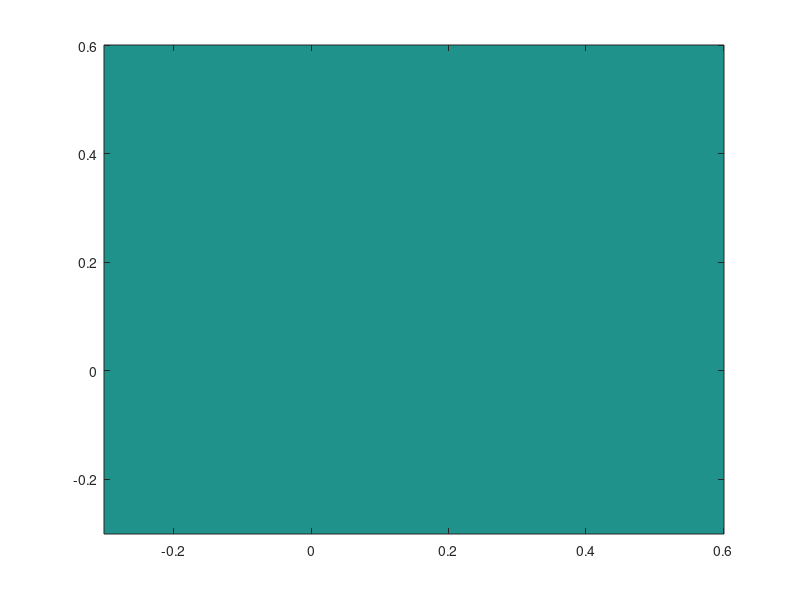

MATLAB code to generate this figure: (Note: this script raises an error after producing the figure.)
clear all;
%{
    Here we implement the FDTD method in 2D
    for the TM problem. 
        We compute the field in an EXTENDED SPACE
    and plot it both in the desired region and in the extended region
        We run the program for a specific time interval such
    that no reflections occur from the P.E.C. boundaries
%}
e0 = 8.85418781 * 10^(-12);
m0 = 4 * pi * 10^(-7);
c = 1/sqrt(e0*m0);

f = 10^(10);
lambda = c/f;
Xmax = 10 * lambda; % Xmax = Ymax

dx = lambda / 10;   % dx = dy
% By CFL we obtain for free space
dtmax = dx/(c * sqrt(2));
p = 1; % percentage of allowable time step
dt = p * dtmax;

% The following is used in case we want to observe what happens
% when the CFL stability condition is violated

% dt = 1.2 * dx/(c);

%{
    Xmax = 10lambda = 100 dx = Ymax
    The surviving field coordinates are (Ez, Hx, Hy)
    - Ez(x,y) x belongs to [0 dx, 100 dx] and y belongs to [0 dx, 100 dx]
    - Hx(x,y) x belongs to [0 dx, 100 dx] and y belongs to [0.5 dx, 99.5 dx]
    - Hy(x,y) x belongs to [0.5 dx, 99.5 dx] and y belongs to [0 dx, 100 dx]
 
%}
N = round(Xmax/2/dx);
if mod(Xmax, 2*dx) ~= 0
    fprintf('N = Xmax/(2*dx) MUST be an integer\n')
    return
end 

% field coordinates initialization

% We denote r_A the entity A for the extended computational space 
ext_f = 2; % extension factor  

Ez = zeros(2*N+1, 2*N+1); r_Ez = zeros((2+2*ext_f)*N+1,(2+2*ext_f)*N+1); 
Hx = zeros(2*N+1, 2*N);   r_Hx = zeros((2+2*ext_f)*N+1, (2+2*ext_f)*N);
Hy = zeros(2*N, 2*N+1);   r_Hy = zeros((2+2*ext_f)*N, (2+2*ext_f)*N+1);

% Material description
e(1:2*N+1, 1:2*N+1) = e0; r_e(1:(2+2*ext_f)*N+1, 1:(2+2*ext_f)*N+1) = e0;
sigma = zeros(2*N+1, 2*N+1); r_sigma = zeros((2+2*ext_f)*N+1, (2+2*ext_f)*N+1);
m = m0;

% Scatterer
x0 = Xmax/2 + 3*lambda; % x coordinate of the center of the cylinder
y0 = Xmax/2;    % y coordinate of the center of the cylinder
R = lambda;     % the radius of the cylinder
sig = 1.2;  % sigma: the conductivity
er = 3.4;   % the relative dielectric constant

for i = 1:length(e)
    for j = 1:length(e)
        if ( ( (i-1)*dx - x0 )^2 + ( (j-1)*dx - y0 )^2 ) <= R^2
            sigma(i,j) = sig;
            e(i,j) = e(i,j) * er;
        end 
    end
end
for i = 1:length(r_e)
    for j = 1:length(r_e)
        if (i > ext_f*N) && (i < (2+ext_f)*N + 1) && (j > ext_f * N) && (j < (2+ext_f)*N+1)
            if ( ( (i- ext_f * N - 1)*dx - x0 )^2 + ( (j - ext_f * N - 1)*dx - y0 )^2 ) <= R^2
                r_sigma(i,j) = sig;
                r_e(i,j) = r_e(i,j) * er;
            end
        end 
    end
end
r_sp_axis = (-ext_f*N:(2+ext_f)*N)*dx;  % extended space axis
% surf(r_sp_axis, r_sp_axis, r_sigma'); % plot to check if everything is ok

%{
    PEC boundary conditions    
%}
T = 1/f;
sp_axis = dx*(0:2*N);   % space axis

n1 = round(3*T/dt);  % corresponds to time n1*dt  
n2 = round(10*T/dt); %  >>    >>     >>    n2*dt
n3 = round(12*T/dt); %  >>    >>     >>    n3*dt

% Build the coefficient matrices of the FDTD equations
% Again r_A denotes the entity A in the extended computational space
Ca = (e - 0.5*dt * sigma) ./ (e + 0.5*dt *sigma); 
r_Ca = (r_e - 0.5*dt * r_sigma) ./ (r_e + 0.5*dt * r_sigma); 

Cb = dt/dx ./ (e + 0.5*dt * sigma); 
r_Cb = dt/dx ./ (r_e + 0.5*dt * r_sigma);

Da = -dt/m/dx; % m {i, j+0.5}
Db = dt/m/dx; % m {i+0.5,j}



% Prepare figure setup
figure();clf;
h = imagesc(r_sp_axis,r_sp_axis,r_Ez');
set(gca, 'ydir', 'normal');
hold on
circle2(x0,y0,R);
rectangle('Position', [0, 0, Xmax, Xmax], 'EdgeColor', 'k', 'LineWidth',2);
hold off
xlabel('x')
ylabel('y')
grid on
colorbar;

% Create a video writer object
writerObj = VideoWriter('animation.mp4', 'MPEG-4');
writerObj.FrameRate = 10;   % Set the frame rate of the video
% Open the VideoWriter object and create the animation
open(writerObj);

time_steps = n3+1;
for n = 0:time_steps 
    % update Ez
    for i = 2:2*N
        for j = 2:2*N
            Ez(i,j) = Ca(i,j) * Ez(i,j) + ...
            Cb(i,j) * (Hy(i,j) - Hy(i-1,j) + Hx(i,j-1) - Hx(i,j)); 
        end
    end
    % add source
    Ez(N+1,N+1) = source(n*dt);
    % update r_Ez
    for i = 2:(2+2*ext_f)*N
        for j = 2:(2+2*ext_f)*N
            r_Ez(i,j) = r_Ca(i,j) * r_Ez(i,j) + ...
            r_Cb(i,j) * (r_Hy(i,j) - r_Hy(i-1,j) + r_Hx(i,j-1) - r_Hx(i,j)); 
        end
    end
    % add source
    r_Ez((ext_f+1)*N+1,(ext_f+1)*N+1) = source(n*dt);

    % update Hx
    for i = 2:N
        for j = 1:2*N
            Hx(i,j) = Hx(i,j) + Da * (Ez(i,j+1) - Ez(i,j));
        end
    end
    % update r_Hx
    for i = 2:(2+2*ext_f)*N
        for j = 1:(2+2*ext_f)*N
            r_Hx(i,j) = r_Hx(i,j) + Da * (r_Ez(i,j+1) - r_Ez(i,j));
        end
    end
    

    % update Hy
    for i = 1:2*N
        for j = 2:2*N
            Hy(i,j) = Hy(i,j) + Db * (Ez(i+1,j) - Ez(i,j));
        end
    end
    % update r_Hy
    for i = 1:(2+2*ext_f)*N
        for j = 2:(2+2*ext_f)*N
            r_Hy(i,j) = r_Hy(i,j) + Db * (r_Ez(i+1,j) - r_Ez(i,j));
        end
    end
    
    set(h, 'CData', r_Ez');
    title(sprintf('Electric Field $E_z$ (t = %.2f $T_0$)', n * dt/T), 'Interpreter', 'latex');    
    pause(0.001);
    frame = getframe(gcf);   % Capture the current frame of the figure
    writeVideo(writerObj, frame);   % Write the frame to the video file
end

% Close the VideoWriter object
close(writerObj);
